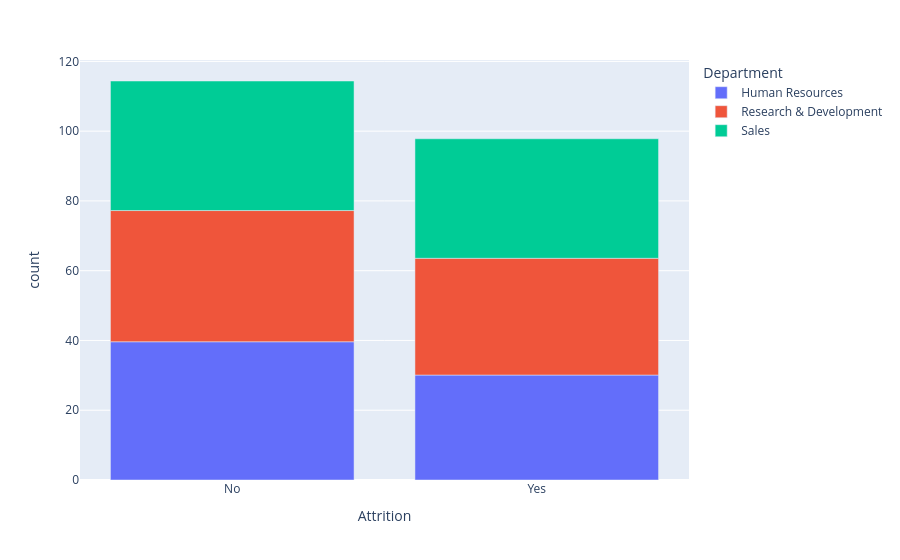

Source (notebook cell):
### Markdown cell above
**6.3** ❓ **Question:** How does average age vary by attrition across different departments?

### Code cell
px.bar(
    data_frame=df.groupby(['Attrition','Department'])['Age'].mean().reset_index(name='count'),
    x='Attrition',
    y='count',
    color='Department',
)

### Figure 1 — Plotly figure (JSON) as saved in the notebook; plotly's stock layout.template omitted (floating-point values rounded to 4 significant figures)
{"data": [{"hovertemplate": "Department=Human Resources<br>Attrition=%{x}<br>count=%{y}<extra></extra>", "legendgroup": "Human Resources", "marker": {"color": "#636efa", "pattern": {"shape": ""}}, "name": "Human Resources", "orientation": "v", "showlegend": true, "textposition": "auto", "type": "bar", "x": ["No", "Yes"], "xaxis": "x", "y": [39.63, 30.08], "yaxis": "y"}, {"hovertemplate": "Department=Research & Development<br>Attrition=%{x}<br>count=%{y}<extra></extra>", "legendgroup": "Research & Development", "marker": {"color": "#EF553B", "pattern": {"shape": ""}}, "name": "Research & Development", "orientation": "v", "showlegend": true, "textposition": "auto", "type": "bar", "x": ["No", "Yes"], "xaxis": "x", "y": [37.62, 33.47], "yaxis": "y"}, {"hovertemplate": "Department=Sales<br>Attrition=%{x}<br>count=%{y}<extra></extra>", "legendgroup": "Sales", "marker": {"color": "#00cc96", "pattern": {"shape": ""}}, "name": "Sales", "orientation": "v", "showlegend": true, "textposition": "auto", "type": "bar", "x": ["No", "Yes"], "xaxis": "x", "y": [37.14, 34.26], "yaxis": "y"}], "layout": {"barmode": "relative", "legend": {"title": {"text": "Department"}, "tracegroupgap": 0}, "margin": {"t": 60}, "xaxis": {"anchor": "y", "domain": [0, 1], "title": {"text": "Attrition"}}, "yaxis": {"anchor": "x", "domain": [0, 1], "title": {"text": "count"}}}}
